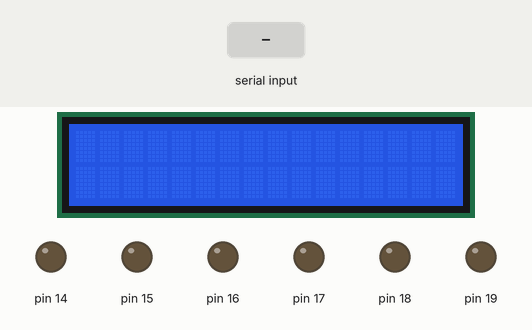
This sketch was run on a simulated Arduino Uno, built with avr-gcc and run on an emulated ATmega328P. On the bench: 16×2 character LCD, output pins drawn as LEDs (lit = HIGH). The test bench sets the inputs (shaded band).

Above: at 1.2 s.
1.3 s: byte 1 (1) received over Serial
At 2.8 s:
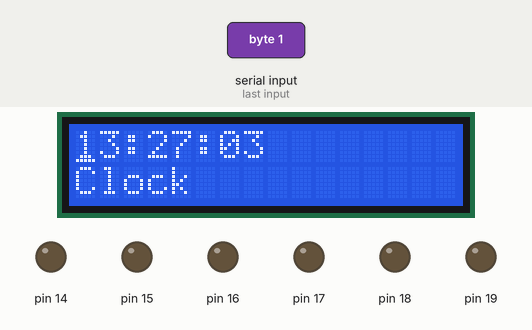
4.3 s: byte 2 (2) received over Serial
At 6.2 s:
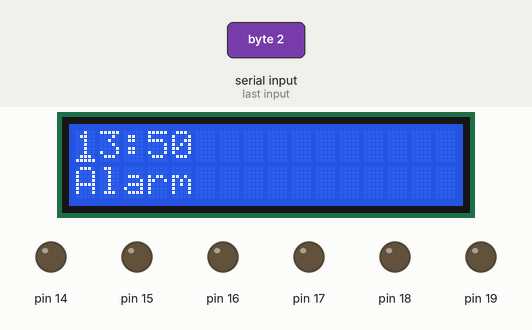
6.5 s: byte 3 (3) received over Serial
At 7.9 s:
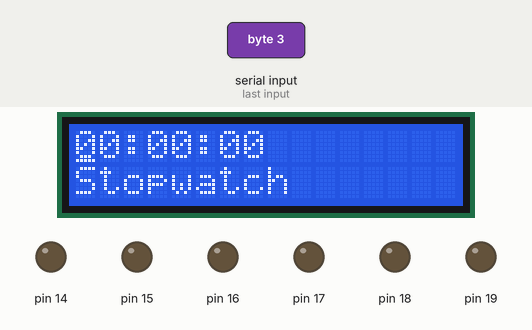
8.5 s: byte 4 (4) received over Serial
At 9.4 s:
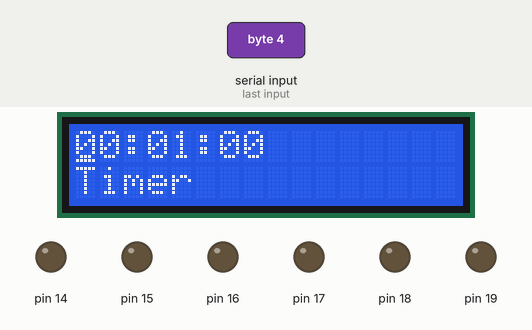
Timing chart, 0 to 11.5 s (numbered marks = the images above; inputs shaded):
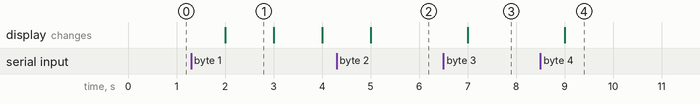

Measured:
- after the input at 1.3 s, the display: changes after 0.70 s (image 1)
- after the input at 4.3 s, the display: changes after 0.70 s (image 2)
- after the input at 6.5 s, the display: changes after 0.51 s (image 3)
- after the input at 8.5 s, the display: changes after 0.50 s (image 4)
- what the display in image 1 shows lasts 1.0 s, from 2.0 s to 3.0 s

The sketch:

sketch_apr8b.ino
```cpp
#include <LiquidCrystal.h>

unsigned char clock = 0;
unsigned char alarm = 0;
unsigned char stopwatch = 0;
unsigned char timer = 0;
unsigned char run_stopwatch = 0;
unsigned char run_timer = 0;
unsigned char alarm_enabled = 0;
int inByte;

const int rs = 8, rw = 7, en = 6, d0 = 62, d1 = 63, d2 = 64, d3 = 65, d4 = 66, d5 = 67, d6 = 68, d7 = 69;
LiquidCrystal lcd(rs, rw, en, d0, d1, d2, d3, d4, d5, d6, d7);

typedef struct{
  unsigned char hour, minute, second;
} Time;

Time T1 = {13, 27, 0};
Time T2 = {13, 50, 0};
Time T3 = {0, 0, 0};
Time T4 = {0, 1, 0};

ISR(TIMER1_COMPA_vect) {
  if (++T1.second == 60) {
    T1.second = 0;
    if (++T1.minute == 60) {
      T1.minute = 0;
      if(++T1.hour == 24){
        T1.hour = 0;
      }
    }
  }
  if(clock){
    lcd.clear();
    if(T1.hour < 10) lcd.print("0");
    lcd.print(T1.hour);
    lcd.write(":");
    if(T1.minute < 10) lcd.print("0");
    lcd.print(T1.minute);
    lcd.write(":");
    if(T1.second < 10) lcd.print("0");
    lcd.print(T1.second);
    lcd.setCursor(0, 1);
    lcd.print("Clock");
    lcd.setCursor(0, 0);
    lcd.cursor();
  }
  else if(alarm){
    lcd.clear();
    if(T2.hour < 10) lcd.print("0");
    lcd.print(T2.hour);
    lcd.write(":");
    if(T2.minute < 10) lcd.print("0");
    lcd.print(T2.minute);
    lcd.setCursor(0, 1);
    lcd.print("Alarm");
    lcd.setCursor(0, 0);
    lcd.cursor();
  }
  else if(stopwatch){
    if(run_stopwatch){
      if (++T3.second == 60) {
        T3.second = 0;
        if (++T3.minute == 60) {
          T3.minute = 0;
          if(++T3.hour == 24){
            T3.hour = 0;
          }
        }
      }
    }
    lcd.clear();
    if(T3.hour < 10) lcd.print("0");
    lcd.print(T3.hour);
    lcd.write(":");
    if(T3.minute < 10) lcd.print("0");
    lcd.print(T3.minute);
    lcd.write(":");
    if(T3.second < 10) lcd.print("0");
    lcd.print(T3.second);
    lcd.setCursor(0, 1);
    lcd.print("Stopwatch");
    lcd.setCursor(0, 0);
    lcd.cursor();
  }
  else if(timer){
    if(run_timer){
      if(--T4.second == 255){
        T4.second = 59;
        if(--T4.minute == 255){
          T4.minute = 59;
          if(--T4.hour == 255){
            T4 = {0, 0, 0};
            run_timer = 0;
          }
        }
      }
    }
    lcd.clear();
    if(T4.hour < 10) lcd.print("0");
    lcd.print(T4.hour);
    lcd.write(":");
    if(T4.minute < 10) lcd.print("0");
    lcd.print(T4.minute);
    lcd.write(":");
    if(T4.second < 10) lcd.print("0");
    lcd.print(T4.second);
    lcd.setCursor(0, 1);
    lcd.print("Timer");
    lcd.setCursor(0, 0);
    lcd.cursor();
  }
}

void setup() {

  noInterrupts();

 TCCR1A = 0x00;
 TCCR1B = (1 << WGM12) | (1 << CS12) | (1 << CS10);
 TIMSK1 = (1 << OCIE1A);
 OCR1A = 0x3D08;
 lcd.begin(16,2);
 interrupts();
 Serial.begin(9600);

 DDRC = 0xFF;
 PORTC = 0x00;
}

void loop() {
  if(T2.hour == T1.hour && T2.minute == T1.minute && T1.second == 0 && alarm_enabled == 1){
    for (int i = 0; i <= 5; i++){
        PORTC = 0xFF;
        delay(500);
        PORTC = 0x00;
        delay(200);
      }
  }
  if(T4.hour == 0 && T4.minute == 0 && T4.second == 1 && run_timer){
    delay(1000);
    PORTC = 0xFF;
    delay(500);
    PORTC = 0x00;
  }
  if(Serial.available()){
    inByte = Serial.read();
    if (inByte == 1){
      clock = 1;
      alarm = 0;
      stopwatch = 0;
      timer = 0;
      delay(100);
      if(Serial.available()){
        unsigned char hour = Serial.read();
        unsigned char minute = Serial.read();
        unsigned char second = Serial.read();
        T1.hour = hour;
        T1.minute = minute;
        T1.second = second;
      }
    }
    else if(inByte == 2){
      clock = 0;
      alarm = 1;
      stopwatch = 0;
      timer = 0;
      alarm_enabled = 1;
      delay(100);
      if(Serial.available()){
        unsigned char hour = Serial.read();
        unsigned char minute = Serial.read();
        T2.hour = hour;
        T2.minute = minute;
      }
    }
    else if(inByte == 3){
      clock = 0;
      alarm = 0;
      stopwatch = 1;
      timer = 0;
      delay(100);
      if(Serial.available()){
        unsigned char hour = Serial.read();
        unsigned char minute = Serial.read();
        unsigned char second = Serial.read();
        if(hour == 61) {
          run_stopwatch = 0;
          Serial.write(T3.hour);
          Serial.write(T3.minute);
          Serial.write(T3.second);
          }
        else if(hour == 62){
          Serial.write(T3.hour);
          Serial.write(T3.minute);
          Serial.write(T3.second);
        }
        else{
          run_stopwatch = 1;
          T3.hour = hour;
          T3.minute = minute;
          T3.second = second;
        }
      }
    }
    else if(inByte == 4){
      clock = 0;
      alarm = 0;
      stopwatch = 0;
      timer = 1;
      delay(100);
      if(Serial.available()){
        unsigned char hour = Serial.read();
        unsigned char minute = Serial.read();
        unsigned char second = Serial.read();
        if(hour == 61) {
          run_timer = 0;
          Serial.write(T4.hour);
          Serial.write(T4.minute);
          Serial.write(T4.second);
          }
        else{
          run_timer = 1;
          T4.hour = hour;
          T4.minute = minute;
          T4.second = second;
        }
      }
    }
  }
}
```
